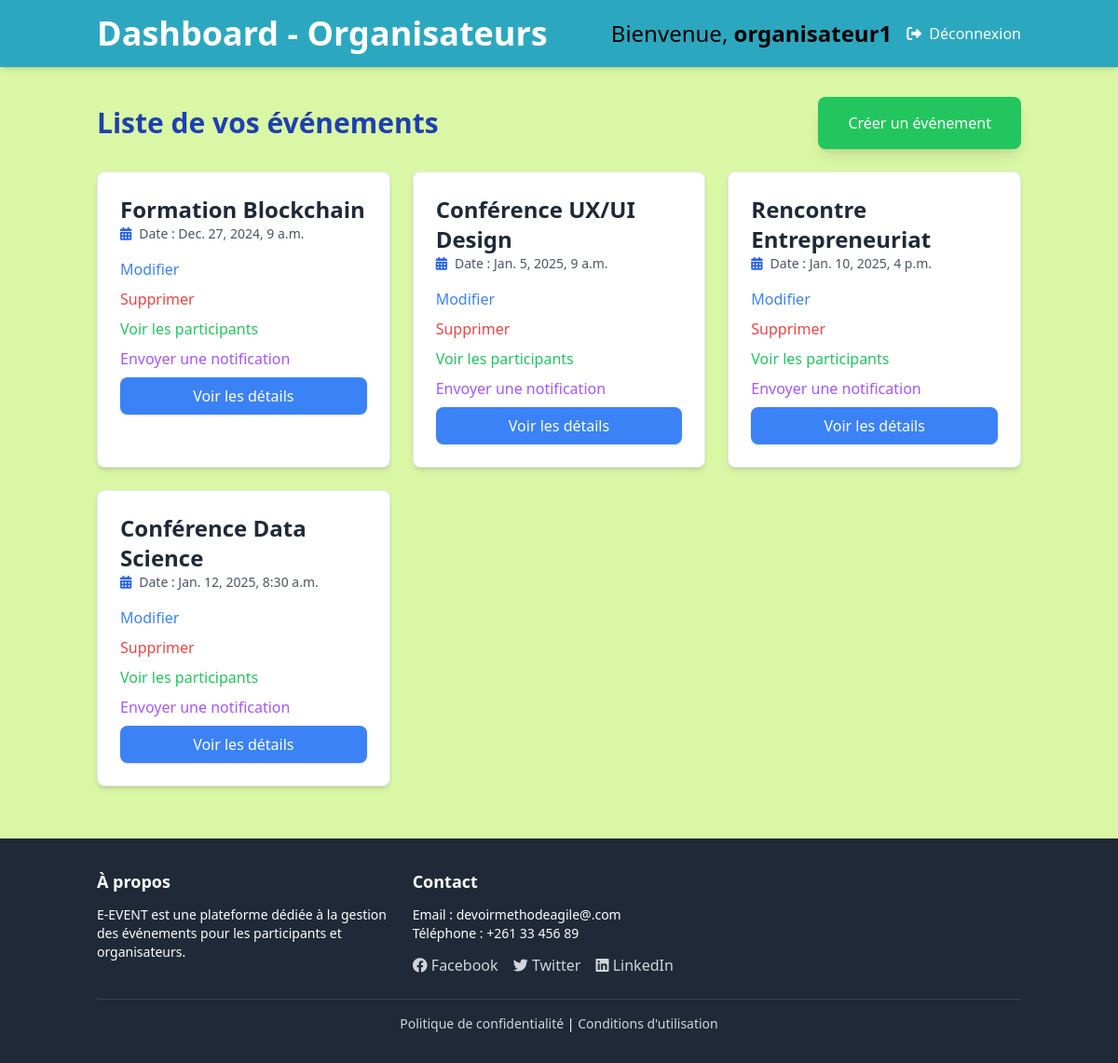
The app's page /organisateurs/ (signed in) with its own data.
### evenement/models.py (models this page shows, shortened)
class CustomUser(AbstractUser):
    ROLE_CHOICES = [
        ('participant', 'Participant'),
        ('organisateur', 'Organisateur'),
    ]
    role = models.CharField(max_length=15, choices=ROLE_CHOICES, default='participant')

class Evenement(models.Model):
    titre = models.CharField(max_length=200)
    description = models.TextField()
    lieu = models.CharField(max_length=300)
    date = models.DateTimeField()
    capacite = models.PositiveIntegerField()
    programme = models.TextField()
    organisateur = models.ForeignKey(
        settings.AUTH_USER_MODEL, on_delete=models.CASCADE, related_name='evenements_organises'
    )

### evenement/views.py (the view)
# urls.py: path('organisateurs/', views.organisateur_dashboard, name='organisateur_dashboard'),
@login_required
def organisateur_dashboard(request):
    evenements = Evenement.objects.filter(organisateur=request.user)
    paginator = Paginator(evenements, 10)
    page_number = request.GET.get('page')
    page_obj = paginator.get_page(page_number)
    return render(request, 'organisateurs_dashboard.html', {'evenements': page_obj})

### evenement/templates/organisateurs_dashboard.html (shortened to what this page needs)
<!DOCTYPE html>
<html lang="fr">
<head>
    <script src="https://cdn.tailwindcss.com"></script>
    <link rel="stylesheet" href="https://cdnjs.cloudflare.com/ajax/libs/font-awesome/6.0.0-beta3/css/all.min.css">
</head>
<header class=" bg-[#2ba8c0] text-white py-4 shadow-md">
    <div class="container mx-auto px-4 flex justify-between items-center">
        <h4 class="text-4xl font-semibold">Dashboard - Organisateurs</h4>
        <div class="flex items-center space-x-4">
            <span class="text-black text-2xl">Bienvenue, <strong>{{ user.username }}</strong></span>
            <a href="{% url 'logout' %}" class="text-white hover:text-gray-300 flex items-center space-x-2">
                <i class="fas fa-sign-out-alt"></i>
                <span>Déconnexion</span>
            </a>
        </div>
    </div>
</header>
<body class="bg-[#DAF7A6] text-gray-800 flex flex-col min-h-screen">
    <main class="flex-grow container mx-auto px-4 py-8">
        <div class="mb-6 flex justify-between items-center">
            <h4 class="text-3xl font-semibold text-blue-800">Liste de vos événements</h4>
            <a href="{% url 'creer_evenement' %}"
   class="bg-green-500 hover:bg-green-600 text-white py-4 px-8 text-2xll rounded-lg shadow-lg w-auto">
   Créer un événement
</a>
        </div>
        <div class="grid gap-6 sm:grid-cols-1 md:grid-cols-2 lg:grid-cols-3">
            {% for evenement in evenements %}
            <div class="bg-white p-6 rounded-lg shadow-md border border-gray-200">
                <h3 class="text-2xl font-semibold text-gray-800">{{ evenement.titre }}</h3>
                <p class="text-sm text-gray-600 mb-4 flex items-center">
                    <i class="fas fa-calendar-alt text-blue-600 mr-2"></i>
                    Date : {{ evenement.date }}
                </p>
                <div class="flex flex-col space-y-2">
                    <a href="{% url 'modifier_evenement' evenement.id %}"
                       class="text-blue-500 hover:underline">
                        Modifier
                    </a>
                    <a href="{% url 'supprimer_evenement' evenement.id %}"
                       class="text-red-500 hover:underline">
                        Supprimer
                    </a>
                    <a href="{% url 'participants_evenement' evenement.id %}"
                       class="text-green-500 hover:underline">
                        Voir les participants
                    </a>
                    <a href="{% url 'envoyer_notification' evenement.id %}"
                       class="text-purple-500 hover:underline">
                        Envoyer une notification
                    </a>
                    <button onclick="showDetails({{ evenement.id }})"
                            class="bg-blue-500 hover:bg-blue-600 text-white py-2 px-4 rounded-lg shadow mt-2">
                        Voir les détails
                    </button>
                </div>
            </div>
            {% endfor %}
        </div>
    </main>
    <footer class="bg-gray-800 text-white py-8 mt-6">
        <div class="container mx-auto px-4">
            <div class="grid grid-cols-1 md:grid-cols-3 gap-6 text-center md:text-left">
                <div>
                    <h5 class="text-lg font-bold mb-3">À propos</h5>
                    <p class="text-sm">
                        E-EVENT est une plateforme dédiée à la gestion des événements pour les participants et organisateurs.
                    </p>
                </div>
                <div>
                    <h5 class="text-lg font-bold mb-3">Contact</h5>
                    <p class="text-sm">Email : devoirmethodeagile@.com</p>
                    <p class="text-sm">Téléphone : +261 33 456 89</p>
                    <div class="mt-3">
                        <a href="#" class="text-gray-300 hover:text-white mr-3"><i class="fab fa-facebook"></i> Facebook</a>
                        <a href="#" class="text-gray-300 hover:text-white mr-3"><i class="fab fa-twitter"></i> Twitter</a>
                        <a href="#" class="text-gray-300 hover:text-white"><i class="fab fa-linkedin"></i> LinkedIn</a>
                    </div>
                </div>
            </div>
            <div class="border-t border-gray-700 mt-6 pt-4 text-center">
                <p class="text-sm">
                    <a href="#" class="text-gray-300 hover:text-white">Politique de confidentialité</a> |
                    <a href="#" class="text-gray-300 hover:text-white">Conditions d'utilisation</a>
                </p>
            </div>
        </div>
    </footer>
</body>
</html>

### records on screen
CustomUser: username "organisateur1"
Evenement: titre "Formation Blockchain", date "Dec. 27, 2024, 9 a.m."
Evenement: titre "Conférence UX/UI Design", date "Jan. 5, 2025, 9 a.m."
Evenement: titre "Rencontre Entrepreneuriat", date "Jan. 10, 2025, 4 p.m."
Evenement: titre "Conférence Data Science", date "Jan. 12, 2025, 8:30 a.m."
